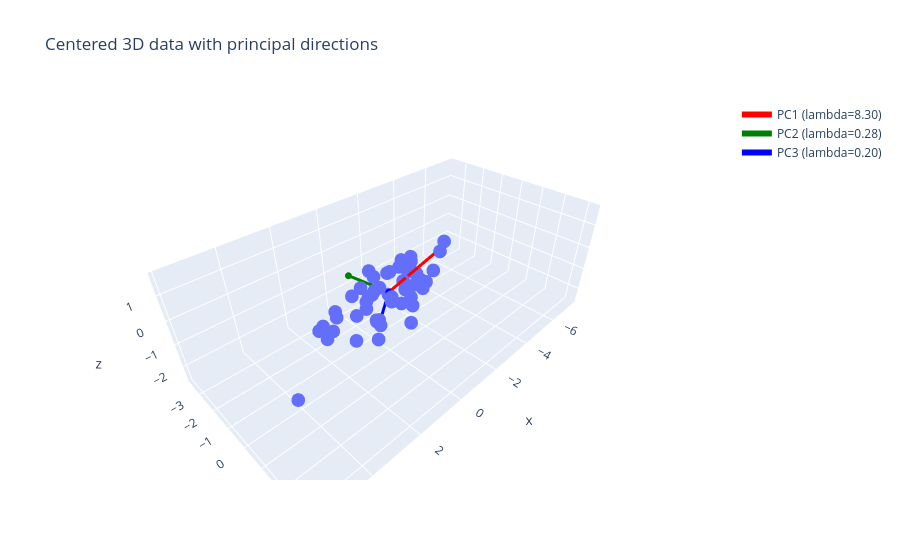
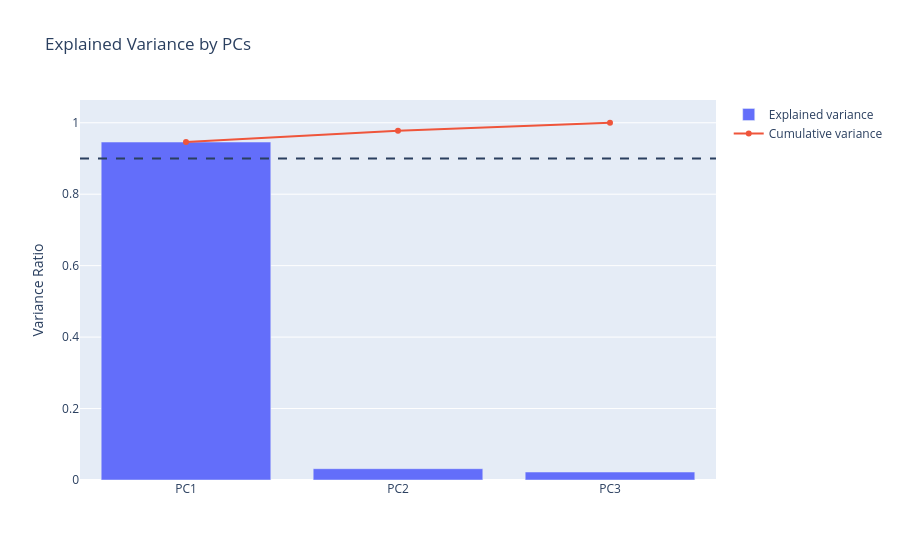
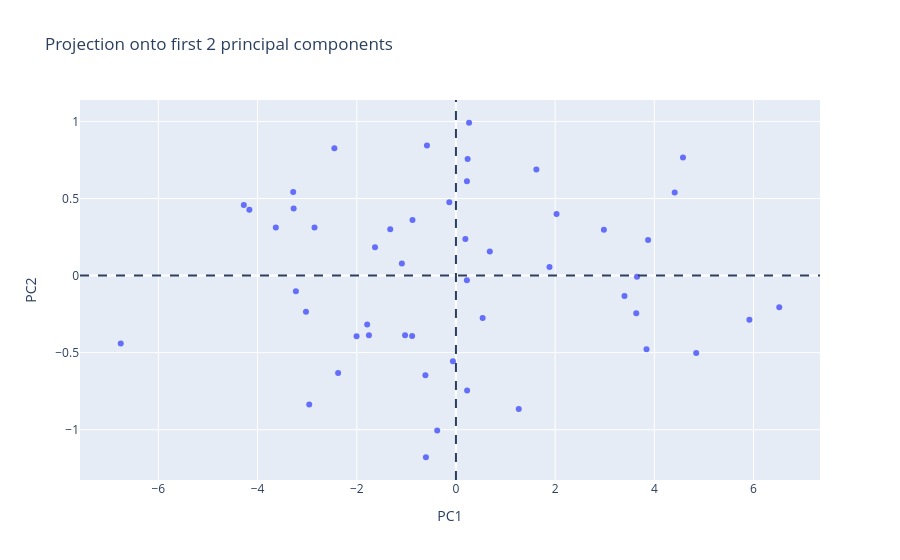

The notebook cell these images were saved under, in order:
### Code cell
np.random.seed(1355)
D, n = 3, 50

mean = [3, 4, 5]

# positive correlations in 3D
cov = [[6, 3, 2],
       [3, 2, 1],
       [2, 1, 1]]

X = np.random.multivariate_normal(mean, cov, size=n)

# center data
X_centered = X - np.mean(X, axis=0)

X_T = X_centered.T # if X was (n, D)
Z, V_d, Lambda, V = pca(X_T, d=2, whiten=False, return_all=True)

fig = px.scatter_3d(x=X_centered[:,0],y=X_centered[:,1],z=X_centered[:,2],title="Centered 3D data with principal directions")


# plot eigenvectors
origin = np.array([0,0,0]) # origin
colors = ["red", "green", "blue"]
for i in range(3):
    vec = V[:, i]
    length = np.sqrt(Lambda[i]) * 3  # slightly larger scaling
    fig.add_trace(go.Scatter3d(
        x=[0, vec[0]*length],y=[0, vec[1]*length],z=[0, vec[2]*length],
        mode="lines+markers",line=dict(width=6, color=colors[i]),marker=dict(size=4, color=colors[i]),name=f"PC{i+1} (lambda={Lambda[i]:.2f})"))

fig.show()

total_var = np.sum(Lambda)
explained_ratio = Lambda / total_var
cumulative_ratio = np.cumsum(explained_ratio)

fig = go.Figure()

fig.add_trace(go.Bar(x=[f"PC{i+1}" for i in range(3)],y=explained_ratio,name="Explained variance"))
fig.add_trace(go.Scatter(x=[f"PC{i+1}" for i in range(3)],y=cumulative_ratio,mode="lines+markers",name="Cumulative variance"))
fig.add_hline(y=0.9, line_dash="dash") # 90% threshold
fig.update_layout(title="Explained Variance by PCs",yaxis_title="Variance Ratio")
fig.show()

Z_plot = Z.T  # shape (n, d)
fig = px.scatter(x=Z_plot[:,0],y=Z_plot[:,1],title="Projection onto first 2 principal components",labels={"x":"PC1","y":"PC2"})

# add axes
fig.add_hline(y=0, line_dash="dash")
fig.add_vline(x=0, line_dash="dash")

fig.show()

### Figure 1 — Plotly figure (JSON) as saved in the notebook; plotly's stock layout.template omitted (floating-point values rounded to 4 significant figures)
{"data": [{"hovertemplate": "x=%{x}<br>y=%{y}<br>z=%{z}<extra></extra>", "legendgroup": "", "marker": {"color": "#636efa", "symbol": "circle"}, "mode": "markers", "name": "", "scene": "scene", "showlegend": false, "type": "scatter3d", "x": [3.145, -3.442, 0.8249, 3.832, -0.09414, -0.07149, 1.063, -3.291, -0.5221, 1.268, -1.135, 1.511, 0.573, -0.9336, -0.2947, 1.379, 0.02941, 1.827, 0.796, 2.613, -5.727, 2.335, 2.684, -0.494, -2.63, 0.008525, -0.3931, 0.1899, -1.79, -1.55, 2.298, -1.457, -3.539, 0.08499, -4.963, 0.3283, 1.444, 3.11, 3.266, 0.2325, -2.728, -3.051, -3.039, -3.112, 3.686, 1.641, -4.737, 2.496, 5.707, 0.623], "y": [1.258, -2.646, -0.5191, 1.387, 0.5204, 1.072, 0.01855, -1.209, -0.02341, 0.2828, -1.306, 1.028, 0.7321, 0.07165, -0.2658, 0.532, -0.9936, 1.569, 0.4105, 1.466, -2.551, 0.9484, 1.461, 0.5836, -1.501, -0.7738, -0.4463, -0.6673, -1.188, -0.8504, 1.993, 0.2568, -2.35, 0.871, -2.26, -0.3787, 1.078, 0.9643, 0.8578, 1.301, -1.342, -1.33, -1.543, -1.856, 1.372, 1.191, -1.532, 0.2729, 3.234, 0.7971], "z": [1.368, -1.726, 0.3242, 1.376, -0.2599, -0.04135, -0.1411, -1.724, 0.7934, 0.4019, -0.3358, 0.2082, 0.2823, 0.7758, 0.584, 0.7598, 0.4308, 0.505, 0.7894, 1.246, -1.805, 1.516, 0.3641, -0.1594, -0.3279, 0.2785, -0.5299, -0.3461, 0.01741, -0.672, 0.506, -0.425, -1.306, 0.5916, -2.392, 0.04001, 0.2119, 0.6771, 0.4117, -0.4743, -1.662, -1.55, -1.333, -1.43, 1.441, 0.3232, -0.4738, 0.6642, 1.702, 0.5242]}, {"line": {"color": "red", "width": 6}, "marker": {"color": "red", "size": 4}, "mode": "lines+markers", "name": "PC1 (lambda=8.30)", "type": "scatter3d", "x": [0, -7.403], "y": [0, -3.639], "z": [0, -2.576]}, {"line": {"color": "green", "width": 6}, "marker": {"color": "green", "size": 4}, "mode": "lines+markers", "name": "PC2 (lambda=0.28)", "type": "scatter3d", "x": [0, 0.6014], "y": [0, -1.432], "z": [0, 0.2943]}, {"line": {"color": "blue", "width": 6}, "marker": {"color": "blue", "size": 4}, "mode": "lines+markers", "name": "PC3 (lambda=0.20)", "type": "scatter3d", "x": [0, 0.4628], "y": [0, -0.06119], "z": [0, -1.243]}], "layout": {"legend": {"tracegroupgap": 0}, "scene": {"domain": {"x": [0, 1], "y": [0, 1]}, "xaxis": {"title": {"text": "x"}}, "yaxis": {"title": {"text": "y"}}, "zaxis": {"title": {"text": "z"}}}, "title": {"text": "Centered 3D data with principal directions"}}}

### Figure 2 — Plotly figure (JSON) as saved in the notebook; plotly's stock layout.template omitted (floating-point values rounded to 4 significant figures)
{"data": [{"name": "Explained variance", "type": "bar", "x": ["PC1", "PC2", "PC3"], "y": [0.946, 0.03165, 0.02234]}, {"mode": "lines+markers", "name": "Cumulative variance", "type": "scatter", "x": ["PC1", "PC2", "PC3"], "y": [0.946, 0.9777, 1.0]}], "layout": {"shapes": [{"line": {"dash": "dash"}, "type": "line", "x0": 0, "x1": 1, "xref": "x domain", "y0": 0.9, "y1": 0.9, "yref": "y"}], "title": {"text": "Explained Variance by PCs"}, "yaxis": {"title": {"text": "Variance Ratio"}}}}

### Figure 3 — Plotly figure (JSON) as saved in the notebook; plotly's stock layout.template omitted (floating-point values rounded to 4 significant figures)
{"data": [{"hovertemplate": "PC1=%{x}<br>PC2=%{y}<extra></extra>", "legendgroup": "", "marker": {"color": "#636efa", "symbol": "circle"}, "mode": "markers", "name": "", "orientation": "v", "showlegend": false, "type": "scatter", "x": [-3.632, 4.577, -0.5847, -4.277, -0.061, -0.3777, -0.8762, 3.842, 0.2206, -1.325, 1.622, -1.79, -0.8833, 0.5383, 0.1903, -1.632, 0.2648, -2.376, -1.09, -3.227, 6.518, -2.851, -3.023, 0.2249, 2.983, 0.2355, 0.6827, 0.2215, 2.028, 1.886, -2.958, 1.266, 4.41, -0.6159, 5.916, -0.1337, -1.754, -3.272, -3.281, -0.6057, 3.398, 3.636, 3.65, 3.874, -4.165, -2.004, 4.844, -2.451, -6.758, -1.026], "xaxis": "x", "y": [0.312, 0.7656, 0.8444, 0.4577, -0.5557, -1.006, 0.3613, -0.4775, -0.0297, 0.3009, 0.6886, -0.3176, -0.3926, -0.2756, 0.2374, 0.1841, 0.9915, -0.6327, 0.078, -0.1018, -0.2047, 0.3115, -0.2349, -0.7463, 0.2976, 0.756, 0.156, 0.6123, 0.3988, 0.05556, -0.8371, -0.8659, 0.5389, -0.6465, -0.2868, 0.4754, -0.3878, 0.4358, 0.5421, -1.179, -0.1319, -0.245, -0.007061, 0.231, 0.4274, -0.3938, -0.5022, 0.826, -0.4411, -0.3874], "yaxis": "y"}], "layout": {"legend": {"tracegroupgap": 0}, "shapes": [{"line": {"dash": "dash"}, "type": "line", "x0": 0, "x1": 1, "xref": "x domain", "y0": 0, "y1": 0, "yref": "y"}, {"line": {"dash": "dash"}, "type": "line", "x0": 0, "x1": 0, "xref": "x", "y0": 0, "y1": 1, "yref": "y domain"}], "title": {"text": "Projection onto first 2 principal components"}, "xaxis": {"anchor": "y", "domain": [0, 1], "title": {"text": "PC1"}}, "yaxis": {"anchor": "x", "domain": [0, 1], "title": {"text": "PC2"}}}}
